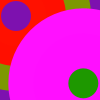
Frame 1 (no input)
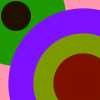
Frame 60 (the mouse pressed at the canvas centre just before this capture)
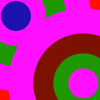
Frame 120 (the mouse held since frame 60 and released just before this capture)

The Processing sketch that drew these frames (run headless with seeded random() and noise(); from frame 60 on, the mouse is pressed at the canvas centre):

// Processing sketch: processing_136646
// ── processing_136646.pde

float [] red = {255,125,30};
float[]grn = {17,152,15};
float [] blu = {255,0,175};


void setup (){
  size(100,100);
  noStroke();
  frameRate(15);
  background(6,6,6);
}

void draw(){
  fill(red[(int)random(3)],grn[(int)random(3)],blu[(int)random(3)]);
  ellipse(width/2,height/2,150,150);
  fill(red[(int)random(3)],grn[(int)random(3)],blu[(int)random(3)]);
  ellipse(width/2,height/2,100,100);
  fill(red[(int)random(3)],grn[(int)random(3)],blu[(int)random(3)]);
  ellipse(width/2,height/2,60,60);
  fill(red[(int)random(3)],grn[(int)random(3)],blu[(int)random(3)]);
  ellipse(width/2,height/2,30,30);
  
  fill(red[(int)random(3)],grn[(int)random(3)],blu[(int)random(3)]);
  ellipse(width/6,height/6,150,150);
  fill(red[(int)random(3)],grn[(int)random(3)],blu[(int)random(3)]);
  ellipse(width/6,height/6,100,100);
  fill(red[(int)random(3)],grn[(int)random(3)],blu[(int)random(3)]);
  ellipse(width/6,height/6,60,60);
  fill(red[(int)random(3)],grn[(int)random(3)],blu[(int)random(3)]);
  ellipse(width/6,height/6,30,30);
  
   fill(red[(int)random(3)],grn[(int)random(3)],blu[(int)random(3)]);
  ellipse(width/1.2,height/1.2,150,150);
  fill(red[(int)random(3)],grn[(int)random(3)],blu[(int)random(3)]);
  ellipse(width/1.2,height/1.2,100,100);
  fill(red[(int)random(3)],grn[(int)random(3)],blu[(int)random(3)]);
  ellipse(width/1.2,height/1.2,60,60);
  fill(red[(int)random(3)],grn[(int)random(3)],blu[(int)random(3)]);
  ellipse(width/1.2,height/1.2,30,30);
}
